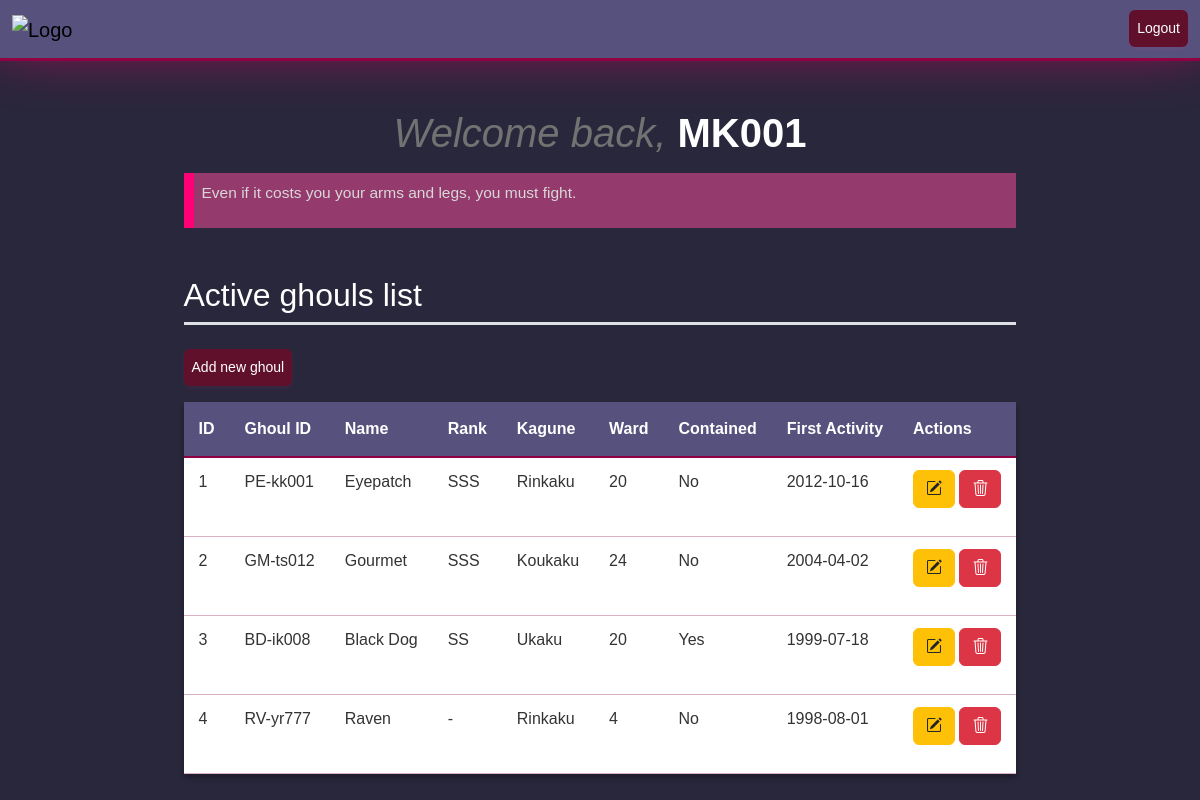
Page /index.php?action=dashboard (signed in) on the committed database.
### tables this page shows
CREATE TABLE `ghouls` (
  `id` int(11) NOT NULL AUTO_INCREMENT PRIMARY KEY,
  `ghoulid` varchar(8) NOT NULL,
  `name` varchar(100) NOT NULL,
  `rank` varchar(3),
  `kagune` enum('Ukaku','Koukaku','Rinkaku','Bikaku') NOT NULL,
  `ward` int(11),
  `contained` tinyint(1) NOT NULL,
  `first_detected_activity` date NOT NULL
);

### controllers/GhoulController.php (called while the page is built, shortened)
<?php
include_once 'config/Database.php';
include_once 'models/Ghoul.php';
class GhoulController
{
    private $ghoul;
    public function __construct()
    {
        $database = new Database();
        $this->db = $database->getConnection();
        $this->ghoul = new Ghoul($this->db);
    }
    public function index()
    {
        $stmt = $this->ghoul->read();
        $_SESSION['ghoul'] = $stmt->fetchAll(PDO::FETCH_ASSOC);
        include 'views/dashboard.php';
    }
}

### models/Ghoul.php (called while the page is built, shortened)
<?php
class Ghoul
{
    private $conn;
    private $table_name = "ghouls";
    public function __construct($db)
    {
        $this->conn = $db;
    }
    public function read()
    {
        $query = "SELECT * FROM " . $this->table_name . " ORDER BY id ASC";
        $stmt = $this->conn->prepare($query);
        $stmt->execute();
        return $stmt;
    }
}

### config/Database.php (called while the page is built, shortened)
<?php
class Database
{
    private $host = 'localhost';
    private $db_name = 'login_php';
    private $username = 'login-php';
    private $password = 'CCG_login.php';
    public function getConnection()
    {
        $this->PDO = null;
        try {
            $this->PDO = new PDO("mysql:host=" . $this->host . ";dbname=" . $this->db_name, $this->username, $this->password);
            $this->PDO->setAttribute(PDO::ATTR_ERRMODE, PDO::ERRMODE_EXCEPTION);
        } catch (PDOException $exception) {
            echo "Error de conexión: " . $exception->getMessage();
        }
        return $this->PDO;
    }
}

### views/dashboard.php (the view, shortened to what this page needs)
<!DOCTYPE html>
<html lang="es">
<head>
    <link href="https://cdn.jsdelivr.net/npm/bootstrap@5.3.8/dist/css/bootstrap.min.css" rel="stylesheet"
>
    <link rel="stylesheet" href="https://cdn.jsdelivr.net/npm/bootstrap-icons@1.13.1/font/bootstrap-icons.min.css">
    <link rel="stylesheet" href="public/css/header-style.css">
    <link rel="stylesheet" href="public/css/dashboard-style.css">
</head>
<body>
    <?php include 'templates/header.php'; ?>
    <div class="container d-flex justify-content-center align-items-center w-100" style="height: auto;">
        <div>
            <div>
                <h1 class="mb-3 text-white text-center fw-bold">
                    <span id="welcome" class="fst-italic">Welcome back,</span>
                    <?php echo $_SESSION['idusuario'] ?>
                </h1>
                <div class="mb-5 p-2" id="reminder">
                    <p>
                    Even if it costs you your arms and legs, you must fight.
                    </p>
                </div>
            </div>
            <div class="text-white border-bottom border-3 border-subtle mb-4">
                <h2>Active ghouls list</h2>
            </div>
            <a class="btn btn-primary p-2 mb-3" id="btn-crear" href="index.php?action=create">Add new ghoul</a>
            <table class="ghoul-table table w-100">
                <thead>
                    <tr>
                        <th scope="col">ID</th>
                        <th scope="col">Ghoul ID</th>
                        <th scope="col">Name</th>
                        <th scope="col">Rank</th>
                        <th scope="col">Kagune</th>
                        <th scope="col">Ward</th>
                        <th scope="col">Contained</th>
                        <th scope="col">First Activity</th>
                        <th scope="col">Actions</th>
                    </tr>
                </thead>
                <tbody class="table-group-divider">
                    <?php foreach ($_SESSION['ghoul'] as $ghoul): ?>
                        <tr>
                            <th scope="row"><?php echo $ghoul['id']; ?></th>
                            <td><?php echo $ghoul['ghoulid']; ?></td>
                            <td><?php echo htmlspecialchars($ghoul['name']); ?></td>
                            <td><?php echo htmlspecialchars($ghoul['rank']) ? htmlspecialchars($ghoul['rank']) : '-'; ?></td>
                            <td><?php echo htmlspecialchars($ghoul['kagune']); ?></td>
                            <td><?php echo $ghoul['ward'] == 0 ? '-' : $ghoul['ward']; ?></td>
                            <td><?php echo $ghoul['contained'] == 1 ? 'Yes' : 'No'; ?></td>
                            <td><?php echo $ghoul['first_detected_activity']; ?></td>
                            <td>
                                <a class="btn btn-warning mb-3" href="index.php?action=edit&id=<?php echo $ghoul['id']; ?>"><i class="bi bi-pencil-square text-dark"></i></a>
                                <a class="btn btn-danger mb-3" href="index.php?action=delete&id=<?php echo $ghoul['id']; ?>" onclick="return confirm('¿Estás seguro?');"><i class="bi bi-trash3 text-white"></i></a>
                            </td>
                        </tr>
                    <?php endforeach; ?>
                </tbody>
            </table>
        </div>
    </div>
</body>
</html>

### index.php (shortened to what this page needs)
<?php
require_once 'controllers/GhoulController.php';
require_once 'models/Ghoul.php';
$ghoul_controller = new GhoulController();
$action = isset($_GET['action']) ? $_GET['action'] : 'login';
switch ($action) {
    case 'index':
    case 'dashboard':
        $ghoul_controller->index();
        break;
}

### templates/header.php (shortened to what this page needs)
<nav class="navbar navbar-expand-lg mb-5">
    <div class="container-fluid">
        <a class="navbar-brand" href="#">
            <img src="public/img/ccg_logo.png" alt="Logo" width="65.5px" id="logo">
        </a>
        <div class="collapse navbar-collapse justify-content-end" id="navbarNav">
            <ul class="navbar-nav">
                <li class="nav-item">
                    <a class="btn btn-primary p-2" id="btn-logout" href="index.php?action=logout">Logout</a>
                </li>
            </ul>
        </div>
    </div>
</nav>

### public/css/header-style.css (style rules this page uses)
.navbar { background-color: rgb(87, 81, 126); border-bottom: solid 3.5px rgb(146, 0, 68); box-shadow: 0 -20px 60px rgb(216, 0, 101); }

### public/css/dashboard-style.css (style rules this page uses)
* { font-family: 'Trebuchet MS', 'Lucida Sans Unicode', 'Lucida Grande', 'Lucida Sans', Arial, sans-serif; font-weight: 300; margin: 0; }
body { background-color: rgb(41, 39, 59); }
#welcome { color: rgb(114, 114, 114); }
#reminder { font-size: 15.5px; background-color: rgba(236, 74, 150, 0.555); border-left: solid 10px rgb(255, 0, 119); color: #d8d8d8 }
.table { background-color: #ff89c0d0 !important; border-collapse: collapse !important; box-shadow: 0 4px 6px rgba(0, 0, 0, 0.3) !important; }
.table thead { background-color: rgb(87, 81, 126) !important; }
.table thead tr { background-color: rgb(87, 81, 126) !important; }
.table thead th { color: #fff !important; font-weight: 600 !important; padding: 15px !important; text-align: left !important; border-bottom: 2px solid rgb(146, 0, 68) !important; background-color: rgb(87, 81, 126) !important; }
.table tbody tr { border-bottom: 1px solid rgba(146, 0, 68, 0.3) !important; transition: all 0.3s ease !important; background-color: #ff89c0d0 !important; }
.table tbody td, .table tbody th { padding: 12px 15px !important; color: #333 !important; color: #333; }

### rows in the picture
ghouls: id "1", ghoulid "PE-kk001", name "Eyepatch", rank "SSS", kagune "Rinkaku", ward "20", contained "No", first_detected_activity "2012-10-16"
ghouls: id "2", ghoulid "GM-ts012", name "Gourmet", rank "SSS", kagune "Koukaku", ward "24", contained "No", first_detected_activity "2004-04-02"
ghouls: id "3", ghoulid "BD-ik008", name "Black Dog", rank "SS", kagune "Ukaku", ward "20", contained "Yes", first_detected_activity "1999-07-18"
ghouls: id "4", ghoulid "RV-yr777", name "Raven", kagune "Rinkaku", ward "4", contained "No", first_detected_activity "1998-08-01"

### other values in the picture
$_SESSION['idusuario'] "MK001"
